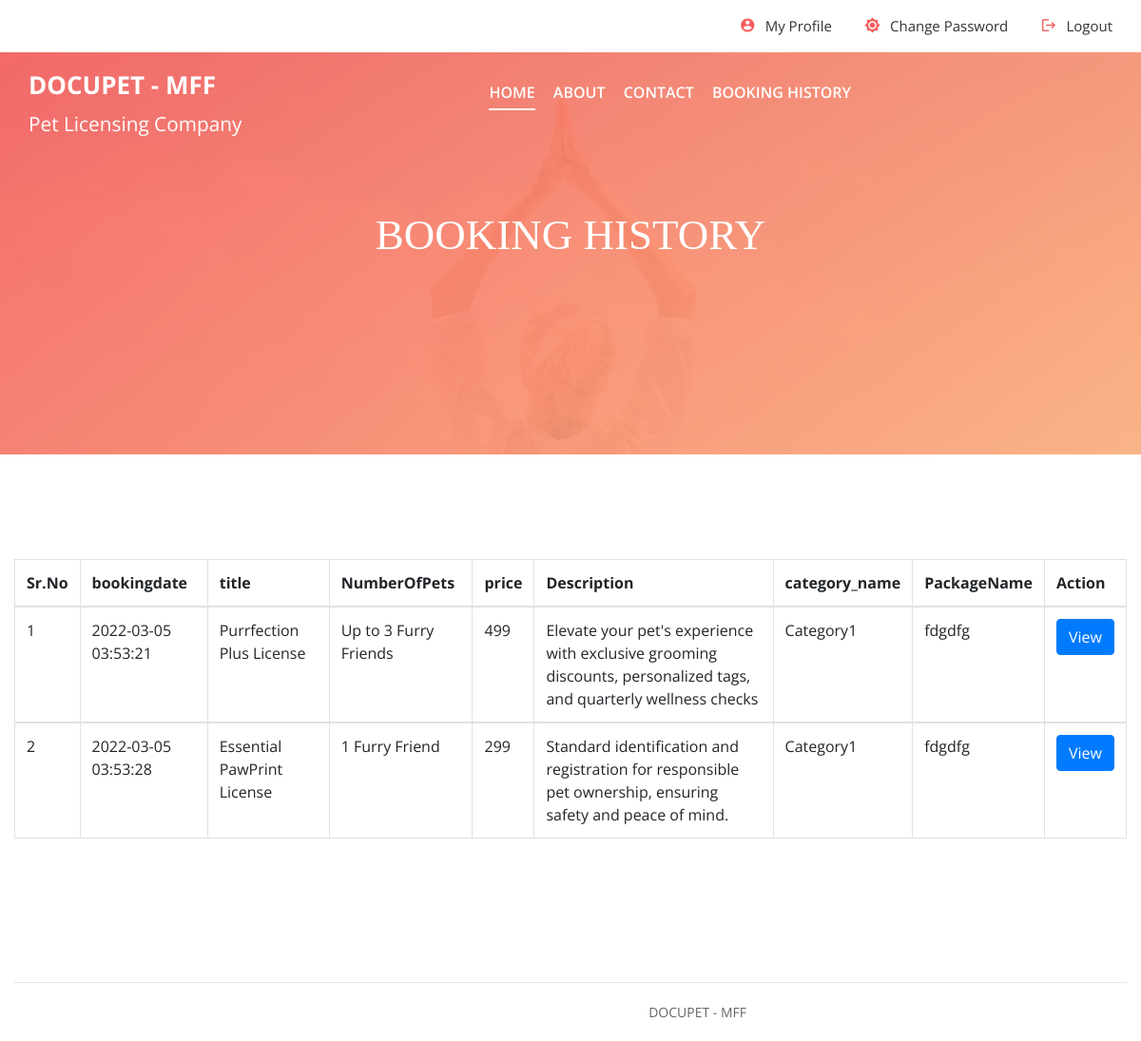
The page /booking-history.php (signed in) on the database its author committed.
### tables this page shows
CREATE TABLE `tblbooking` (
  `id` int(11) NOT NULL,
  `package_id` varchar(45) DEFAULT NULL,
  `userid` varchar(45) DEFAULT NULL,
  `booking_date` timestamp NULL DEFAULT current_timestamp(),
  `payment` varchar(45) DEFAULT NULL,
  `paymentType` varchar(45) DEFAULT NULL
);

CREATE TABLE `tbladdpackage` (
  `id` int(11) NOT NULL,
  `category` varchar(45) DEFAULT NULL,
  `titlename` varchar(450) DEFAULT NULL,
  `PackageType` varchar(45) DEFAULT NULL,
  `NumberOfPets` varchar(45) DEFAULT NULL,
  `Price` varchar(45) DEFAULT NULL,
  `uploadphoto` varchar(450) DEFAULT NULL,
  `Description` varchar(450) DEFAULT NULL,
  `create_date` timestamp NULL DEFAULT current_timestamp()
);

CREATE TABLE `tblcategory` (
  `id` int(11) NOT NULL,
  `category_name` varchar(45) DEFAULT NULL,
  `status` varchar(45) DEFAULT '0'
);

CREATE TABLE `tblpackage` (
  `id` int(11) NOT NULL,
  `cate_id` varchar(45) DEFAULT NULL,
  `PackageName` varchar(45) DEFAULT NULL
);

### booking-history.php (the view, shortened to what this page needs)
<?php session_start();
require_once('include/config.php');
if(strlen( $_SESSION["uid"])==0)
    {
header('location:login.php');
}
else{
?>
<!DOCTYPE html>
<html lang="zxx">
<head>
	<link rel="stylesheet" href="css/bootstrap.min.css"/>
	<link rel="stylesheet" href="css/font-awesome.min.css"/>
	<link rel="stylesheet" href="css/owl.carousel.min.css"/>
	<link rel="stylesheet" href="css/nice-select.css"/>
	<link rel="stylesheet" href="css/slicknav.min.css"/>
	<link rel="stylesheet" href="css/style.css"/>
</head>
<body>
	<?php include 'include/header.php';?>
	<section class="page-top-section set-bg" data-setbg="img/page-top-bg.jpg">
		<div class="container">
			<div class="row">
				<div class="col-lg-7 m-auto text-white">
					<h2>Booking History</h2>
				</div>
			</div>
		</div>
	</section>
	<section class="contact-page-section spad overflow-hidden">
		<div class="container">
			<div class="row">
				<div class="col-lg-12">
					<table class="table table-bordered">
    <thead>
      <tr>
        <th>Sr.No</th>
        <th>bookingdate</th>
        <th>title</th>
        <th>NumberOfPets</th>
        <th>price</th>
        <th>Description</th>
        <th>category_name</th>
        <th>PackageName</th>
        <th>Action</th>
      </tr>
    </thead>
          <?php
          $uid=$_SESSION['uid'];
                  $sql="SELECT t1.id as bookingid,t3.fname as Name, t3.email as email,t1.booking_date as bookingdate,t2.titlename as title,t2.NumberOfPets as NumberOfPets,
t2.Price as Price,t2.Description as Description,t4.category_name as category_name,t5.PackageName as PackageName FROM tblbooking as t1
 join tbladdpackage as t2
on t1.package_id =t2.id
join tbluser as t3
on t1.userid=t3.id
join tblcategory as t4
on t2.category=t4.id
join tblpackage as t5
on t2.PackageType=t5.id
where t1.userid=:uid";
                  $query= $dbh->prepare($sql);
                  $query->bindParam(':uid',$uid, PDO::PARAM_STR);
                  $query-> execute();
                  $results = $query -> fetchAll(PDO::FETCH_OBJ);
                  $cnt=1;
                  if($query -> rowCount() > 0)
                  {
                  foreach($results as $result)
                  {
                  ?>
                <tbody>
                  <tr>
                    <td><?php echo($cnt);?></td>
                    <td><?php echo htmlentities($result->bookingdate);?></td>
                    <td><?php echo htmlentities($result->title);?></td>
                    <td><?php echo htmlentities($result->NumberOfPets);?></td>
                    <td><?php echo $result->Price;?></td>
                    <td><?php echo $result->Description;?></td>
                    <td><?php echo htmlentities($result->category_name);?></td>
                    <td><?php echo htmlentities($result->PackageName);?></td>
                    <td><a href="booking-details.php?bookingid=<?php echo htmlentities($result->bookingid);?>"><button class="btn btn-primary" type="button">View</button></td>
                  </tr>
                    <?php  $cnt=$cnt+1; } } ?>
                </tbody>
  </table>
				</div>
			</div>
		</div>
	</section>
<?php include 'include/footer.php'; ?>
	</body>
</html>
        <?php } ?>

### rows shown on the page
tblbooking: booking_date "2022-03-05 03:53:21", tbladdpackage.titlename "Purrfection Plus License", tbladdpackage.NumberOfPets "Up to 3 Furry Friends", tbladdpackage.Price "499", tbladdpackage.Description "Elevate your pet's experience with exclusive grooming discounts, personalized tags, and quarterly wellness checks", tblcategory.category_name "Category1", tblpackage.PackageName "fdgdfg"
tblbooking: booking_date "2022-03-05 03:53:28", tbladdpackage.titlename "Essential PawPrint License", tbladdpackage.NumberOfPets "1 Furry Friend", tbladdpackage.Price "299", tbladdpackage.Description "Standard identification and registration for responsible pet ownership, ensuring safety and peace of mind.", tblcategory.category_name "Category1", package.PackageName "fdgdfg"
